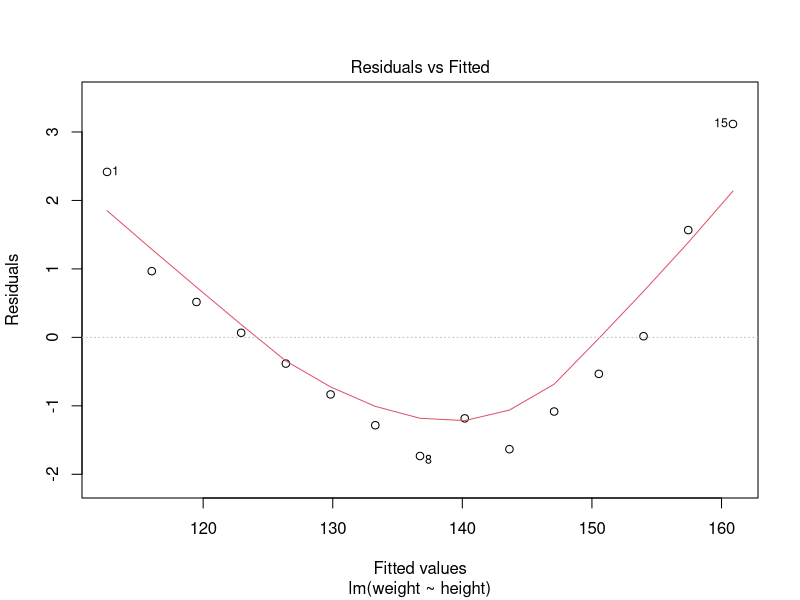
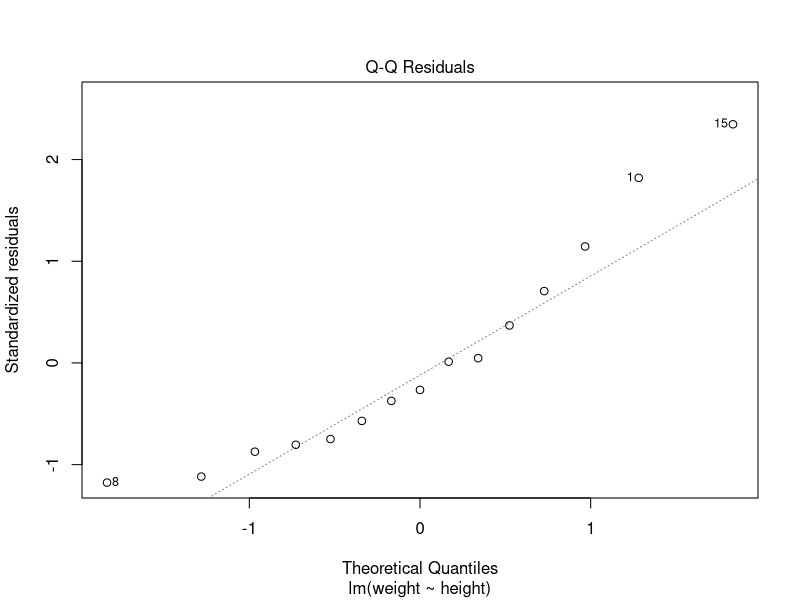
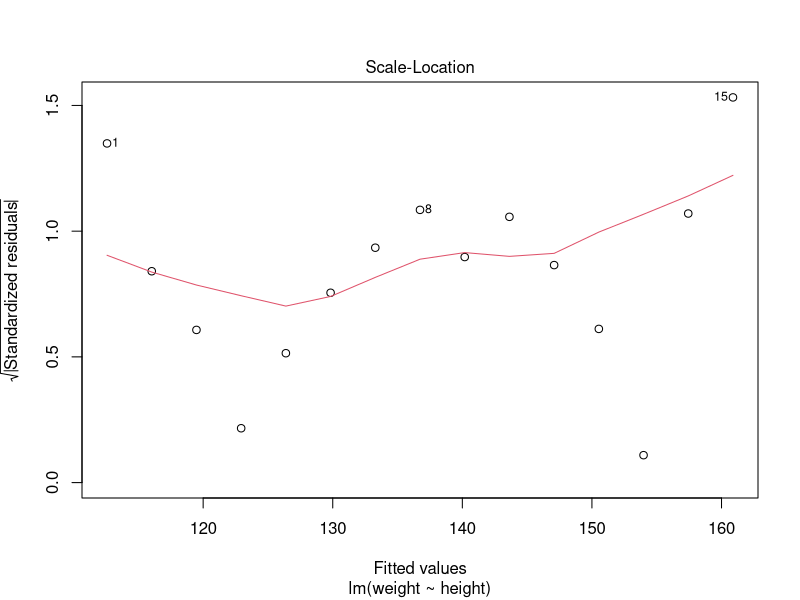
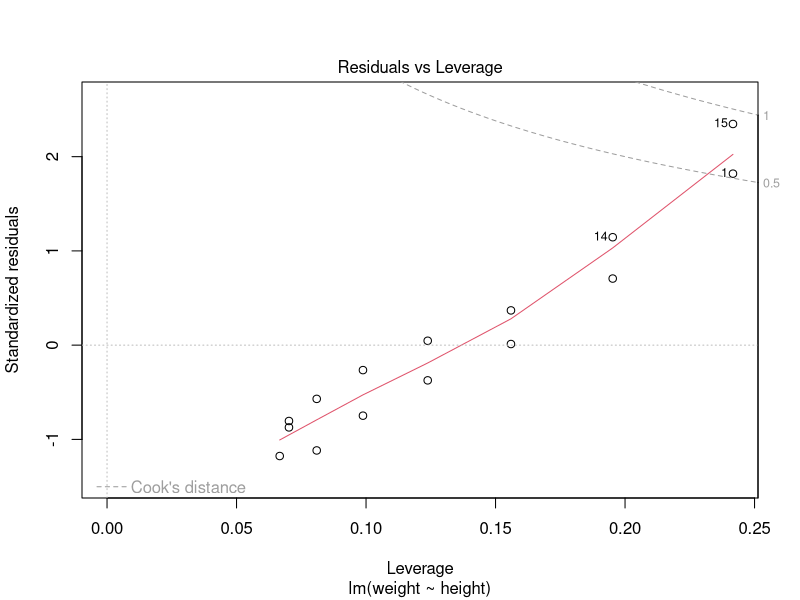
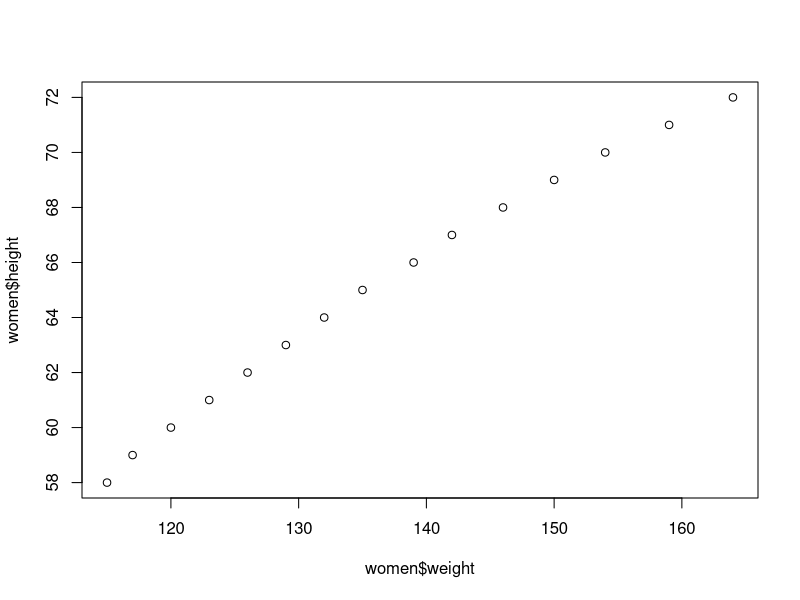
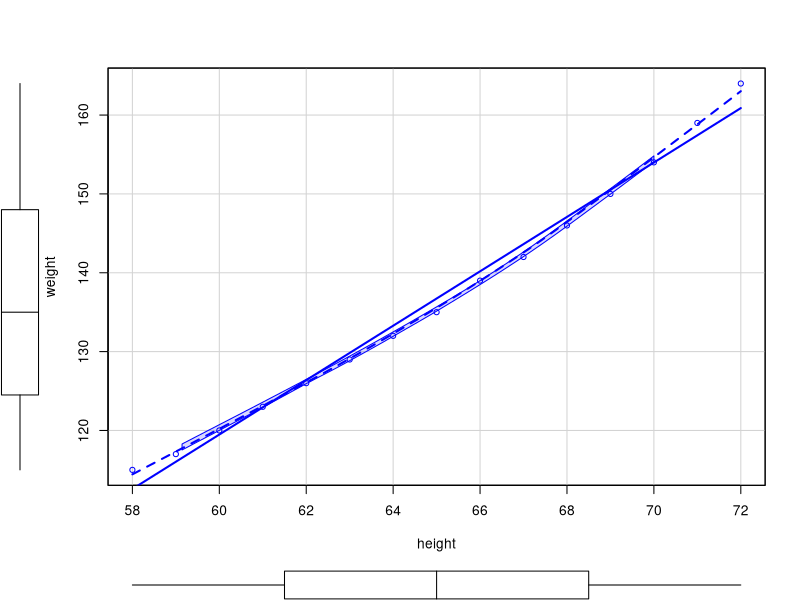
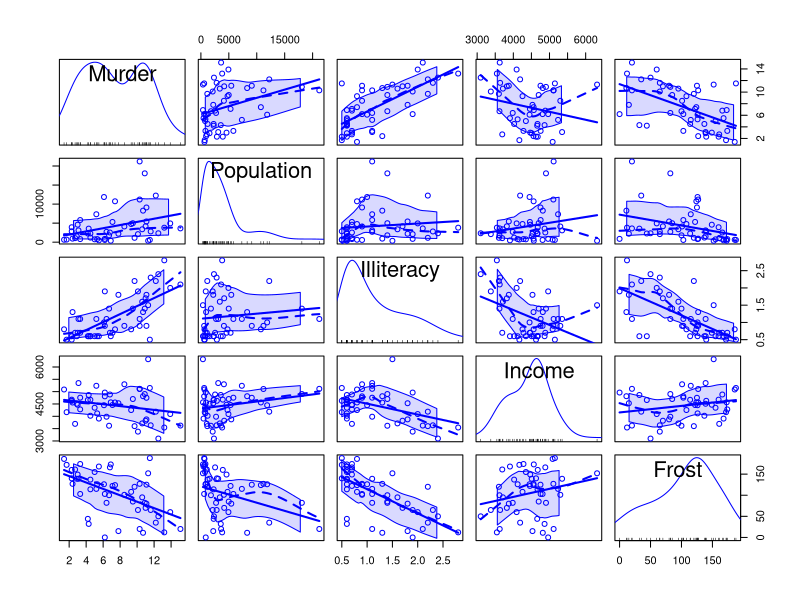
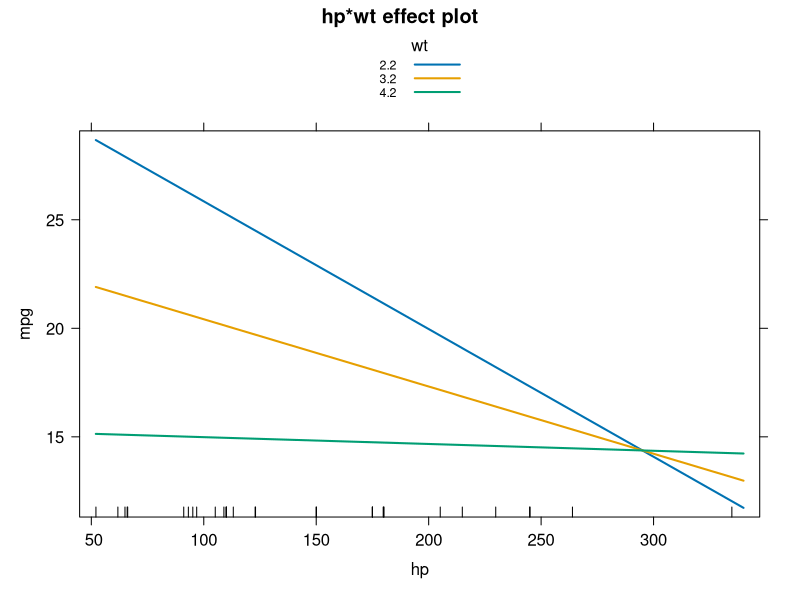

The R source for these figures, in order:

data("women")

head(women)

fit = lm(formula = weight ~ height, data = women)

fit

summary(fit) #적합화 모델의 세부 결과

coefficients(fit) # 모델의 절편과 기울기

confint(fit) # 신뢰 구간 

fitted(fit) #예측값 나열

residuals(fit)  #잔차값 나열

anova(fit) # anova 표 산출 or  2개 이상의 모델을 비교

vcov(fit) #모델 파라미터의 공분산 행렬

AIC(fit) # Akaike's Information Criterion 

plot(fit)

predict(fit)


#다항 회귀 분석
fit2 = lm(weight ~ height + I(height^2), data = women)

summary(fit2)
plot(women$weight, women$height)
lines(women$height, fitted(fit2))


fit3 = lm(weight ~ height + I(height^2) + I(height^3), data = women)
library(car)

scatterplot(weight ~ height, data= women)


#다중 선형 회귀 
states = as.data.frame(state.x77[,c("Murder","Population", "Illiteracy", "Income", "Frost")])

cor(states)

scatterplotMatrix(states)

fit = lm(Murder ~ Population + Illiteracy  +  Income + Frost, data = states)

summary(fit)

# 유의미한 상호작용 항을 가진 다중 선형 회귀 
fit = lm(mpg ~ hp + wt + hp:wt, data = mtcars)
summary(fit)


install.packages("effects")
library(effects)
plot(effect("hp:wt", fit,, list(wt=c(2.2,3.2,4.2))), ,multiline = T)
